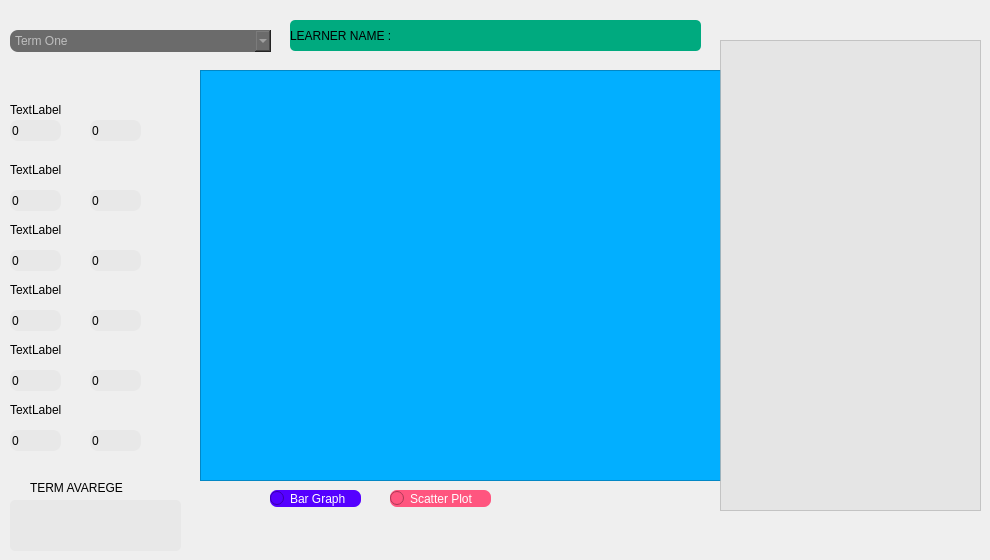
    <widget class="QWidget" name="tab_5">
     <attribute name="title">
      <string>Learner Performance</string>
     </attribute>
     <widget class="QLineEdit" name="lineEdit_15">
      <property name="geometry">
       <rect>
        <x>90</x>
        <y>310</y>
        <width>51</width>
        <height>21</height>
       </rect>
      </property>
      <property name="styleSheet">
       <string notr="true">background-color :rgb(232, 232, 232);
border-radius: 8px</string>
      </property>
      <property name="text">
       <string>0</string>
      </property>
     </widget>
     <widget class="QGraphicsView" name="graphicsView">
      <property name="geometry">
       <rect>
        <x>200</x>
        <y>70</y>
        <width>521</width>
        <height>411</height>
       </rect>
      </property>
      <property name="styleSheet">
       <string notr="true">background-color:rgb(2, 175, 255);</string>
      </property>
      <property name="frameShadow">
       <enum>QFrame::Plain</enum>
      </property>
      <property name="lineWidth">
       <number>2</number>
      </property>
      <property name="midLineWidth">
       <number>1</number>
      </property>
      <property name="backgroundBrush">
       <brush brushstyle="Dense2Pattern">
        <color alpha="255">
         <red>0</red>
         <green>0</green>
         <blue>0</blue>
        </color>
       </brush>
      </property>
     </widget>
     <widget class="QLineEdit" name="lineEdit_14">
      <property name="geometry">
       <rect>
        <x>90</x>
        <y>250</y>
        <width>51</width>
        <height>21</height>
       </rect>
      </property>
      <property name="styleSheet">
       <string notr="true">background-color :rgb(232, 232, 232);
border-radius: 8px</string>
      </property>
      <property name="text">
       <string>0</string>
      </property>
     </widget>
     <widget class="QLabel" name="label_4">
      <property name="geometry">
       <rect>
        <x>10</x>
        <y>100</y>
        <width>181</width>
        <height>20</height>
       </rect>
      </property>
      <property name="styleSheet">
       <string notr="true">font: 10pt &quot;MS Shell Dlg 2&quot;;
text-align: center;</string>
      </property>
      <property name="text">
       <string>TextLabel</string>
      </property>
     </widget>
     <widget class="QLineEdit" name="lineEdit_2">
      <property name="geometry">
       <rect>
        <x>10</x>
        <y>190</y>
        <width>51</width>
        <height>21</height>
       </rect>
      </property>
      <property name="styleSheet">
       <string notr="true">background-color :rgb(232, 232, 232);
border-radius: 8px</string>
      </property>
      <property name="text">
       <string>0</string>
      </property>
     </widget>
     <widget class="QLineEdit" name="lineEdit_16">
      <property name="geometry">
       <rect>
        <x>90</x>
        <y>370</y>
        <width>51</width>
        <height>21</height>
       </rect>
      </property>
      <property name="styleSheet">
       <string notr="true">background-color :rgb(232, 232, 232);
border-radius: 8px</string>
      </property>
      <property name="text">
       <string>0</string>
      </property>
     </widget>
     <widget class="QComboBox" name="comboBox">
      <property name="enabled">
       <bool>false</bool>
      </property>
      <property name="geometry">
       <rect>
        <x>10</x>
        <y>30</y>
        <width>261</width>
        <height>22</height>
       </rect>
      </property>
      <property name="styleSheet">
       <string notr="true">border-radius: 8px;
background-color: rgb(107, 107, 107);</string>
      </property>
      <item>
       <property name="text">
        <string>Term One</string>
       </property>
      </item>
      <item>
       <property name="text">
        <string>Term Two</string>
       </property>
      </item>
      <item>
       <property name="text">
        <string>Term Three</string>
       </property>
      </item>
     </widget>
     <widget class="QLineEdit" name="lineEdit_17">
      <property name="geometry">
       <rect>
        <x>90</x>
        <y>430</y>
        <width>51</width>
        <height>21</height>
       </rect>
      </property>
      <property name="styleSheet">
       <string notr="true">background-color :rgb(232, 232, 232);
border-radius: 8px</string>
      </property>
      <property name="text">
       <string>0</string>
      </property>
     </widget>
     <widget class="QLabel" name="label_6">
      <property name="geometry">
       <rect>
        <x>10</x>
        <y>220</y>
        <width>181</width>
        <height>20</height>
       </rect>
      </property>
      <property name="styleSheet">
       <string notr="true">font: 10pt &quot;MS Shell Dlg 2&quot;;</string>
      </property>
      <property name="text">
       <string>TextLabel</string>
      </property>
     </widget>
     <widget class="QLineEdit" name="lineEdit_3">
      <property name="geometry">
       <rect>
        <x>10</x>
        <y>250</y>
        <width>51</width>
        <height>21</height>
       </rect>
      </property>
      <property name="styleSheet">
       <string notr="true">background-color :rgb(232, 232, 232);
border-radius: 8px</string>
      </property>
      <property name="text">
       <string>0</string>
      </property>
     </widget>
     <widget class="QLabel" name="label_8">
      <property name="geometry">
       <rect>
        <x>10</x>
        <y>340</y>
        <width>181</width>
        <height>20</height>
       </rect>
      </property>
      <property name="text">
       <string>TextLabel</string>
      </property>
     </widget>
     <widget class="QLineEdit" name="lineEdit_13">
      <property name="geometry">
       <rect>
        <x>90</x>
        <y>190</y>
        <width>51</width>
        <height>21</height>
       </rect>
      </property>
      <property name="styleSheet">
       <string notr="true">background-color :rgb(232, 232, 232);
border-radius: 8px</string>
      </property>
      <property name="text">
       <string>0</string>
      </property>
     </widget>
     <widget class="QLineEdit" name="lineEdit_12">
      <property name="geometry">
       <rect>
        <x>90</x>
        <y>120</y>
        <width>51</width>
        <height>21</height>
       </rect>
      </property>
      <property name="styleSheet">
       <string notr="true">background-color :rgb(232, 232, 232);
border-radius: 8px</string>
      </property>
      <property name="text">
       <string>0</string>
      </property>
     </widget>
     <widget class="QLineEdit" name="lineEdit">
      <property name="geometry">
       <rect>
        <x>10</x>
        <y>120</y>
        <width>51</width>
        <height>21</height>
       </rect>
      </property>
      <property name="styleSheet">
       <string notr="true">background-color :rgb(232, 232, 232);
border-radius: 8px</string>
      </property>
      <property name="text">
       <string>0</string>
      </property>
     </widget>
     <widget class="QLabel" name="label_5">
      <property name="geometry">
       <rect>
        <x>10</x>
        <y>160</y>
        <width>171</width>
        <height>20</height>
       </rect>
      </property>
      <property name="styleSheet">
       <string notr="true">font: 10pt &quot;MS Shell Dlg 2&quot;;</string>
      </property>
      <property name="text">
       <string>TextLabel</string>
      </property>
     </widget>
     <widget class="QLineEdit" name="lineEdit_5">
      <property name="geometry">
       <rect>
        <x>10</x>
        <y>370</y>
        <width>51</width>
        <height>21</height>
       </rect>
      </property>
      <property name="styleSheet">
       <string notr="true">background-color :rgb(232, 232, 232);
border-radius: 8px</string>
      </property>
      <property name="text">
       <string>0</string>
      </property>
     </widget>
     <widget class="QLineEdit" name="lineEdit_11">
      <property name="geometry">
       <rect>
        <x>10</x>
        <y>430</y>
        <width>51</width>
        <height>21</height>
       </rect>
      </property>
      <property name="styleSheet">
       <string notr="true">background-color :rgb(232, 232, 232);
border-radius: 8px</string>
      </property>
      <property name="text">
       <string>0</string>
      </property>
     </widget>
     <widget class="QLabel" name="label_18">
      <property name="geometry">
       <rect>
        <x>10</x>
        <y>400</y>
        <width>181</width>
        <height>20</height>
       </rect>
      </property>
      <property name="text">
       <string>TextLabel</string>
      </property>
     </widget>
     <widget class="QLineEdit" name="lineEdit_4">
      <property name="geometry">
       <rect>
        <x>10</x>
        <y>310</y>
        <width>51</width>
        <height>21</height>
       </rect>
      </property>
      <property name="styleSheet">
       <string notr="true">background-color :rgb(232, 232, 232);
border-radius: 8px</string>
      </property>
      <property name="text">
       <string>0</string>
      </property>
     </widget>
     <widget class="QListWidget" name="listWidget">
      <property name="geometry">
       <rect>
        <x>720</x>
        <y>40</y>
        <width>261</width>
        <height>471</height>
       </rect>
      </property>
      <property name="styleSheet">
       <string notr="true">background-color: rgba(223, 223, 223,150);</string>
      </property>
     </widget>
     <widget class="QLabel" name="label_7">
      <property name="geometry">
       <rect>
        <x>10</x>
        <y>280</y>
        <width>181</width>
        <height>20</height>
       </rect>
      </property>
      <property name="text">
       <string>TextLabel</string>
      </property>
     </widget>
     <widget class="QLabel" name="label_3">
      <property name="geometry">
       <rect>
        <x>290</x>
        <y>20</y>
        <width>411</width>
        <height>31</height>
       </rect>
      </property>
      <property name="styleSheet">
       <string notr="true">font: 75 18pt &quot;Source Sans Pro ExtraLight&quot;;
background-color: rgb(0, 170, 127);
opacity: 0.1;
border-radius:5px;</string>
      </property>
      <property name="text">
       <string>LEARNER NAME :</string>
      </property>
     </widget>
     <widget class="QLabel" name="label_35">
      <property name="geometry">
       <rect>
        <x>10</x>
        <y>500</y>
        <width>171</width>
        <height>51</height>
       </rect>
      </property>
      <property name="styleSheet">
       <string notr="true">font: 34pt &quot;Source Sans Pro ExtraLight&quot;;
background-color: rgb(232, 232, 232);
border-radius:5px;</string>
      </property>
      <property name="text">
       <string/>
      </property>
     </widget>
     <widget class="QLabel" name="label_36">
      <property name="geometry">
       <rect>
        <x>30</x>
        <y>480</y>
        <width>131</width>
        <height>16</height>
       </rect>
      </property>
      <property name="text">
       <string>TERM AVAREGE</string>
      </property>
     </widget>
     <widget class="QRadioButton" name="radioButton_3">
      <property name="geometry">
       <rect>
        <x>270</x>
        <y>490</y>
        <width>91</width>
        <height>17</height>
       </rect>
      </property>
      <property name="styleSheet">
       <string notr="true">background-color: rgb(85, 0, 255);
color: rgb(255, 255, 255);
border-radius:7px;</string>
      </property>
      <property name="text">
       <string>Bar Graph</string>
      </property>
     </widget>
     <widget class="QRadioButton" name="radioButton_4">
      <property name="geometry">
       <rect>
        <x>390</x>
        <y>490</y>
        <width>101</width>
        <height>17</height>
       </rect>
      </property>
      <property name="styleSheet">
       <string notr="true">border-radius:7px;
background-color: rgb(255, 85, 127);
color: rgb(255, 255, 255);</string>
      </property>
      <property name="text">
       <string>Scatter Plot</string>
      </property>
     </widget>
    </widget>
